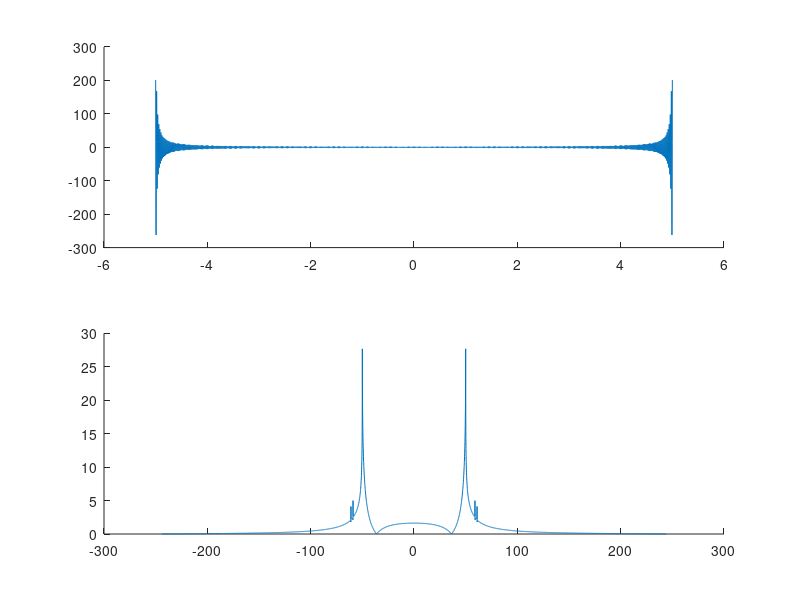

This figure's MATLAB source: (Note: this script raises an error after producing the figure.)
signal_duration = 29;
for T = 0:signal_duration
    N = 2; %%% Last digit of ID is 2,
    if(T==0)
        disp('Transmission Started')
        disp(T)
    elseif(T==duration_signal) 
        disp('Transmission ends: see the final result')
        disp(T)
    else
        disp('Transmission in progress: please wait')
        disp(T)
    end
    
    f1 = randi([10, 100]);
    f2 = randi([10, 100]);
    fs = 8 * max(f1,f2);
    ts = 1/fs;
    t = -5:ts:5;
    m1_t = N*cos(2*pi*f1*t) + N*cos(2*pi*f2*t);
    B = 50;
    h_t = 2*B*sinc(2*B*t);
    y_t = conv(m1_t, h_t, 'same');
    y_f = fft(y_t)/fs;
    n = length(y_t);
    freq_axis = linspace(-fs/2, fs/2, n);

    figure(1)
    
    subplot(2,1,1)
    hold all;
    plot(t+T, y_t)
    subplot(2,1,2)
    hold all;
    plot(freq_axis, fftshift(abs(y_f)))
    %disp(f1)
    %disp(f2)
end